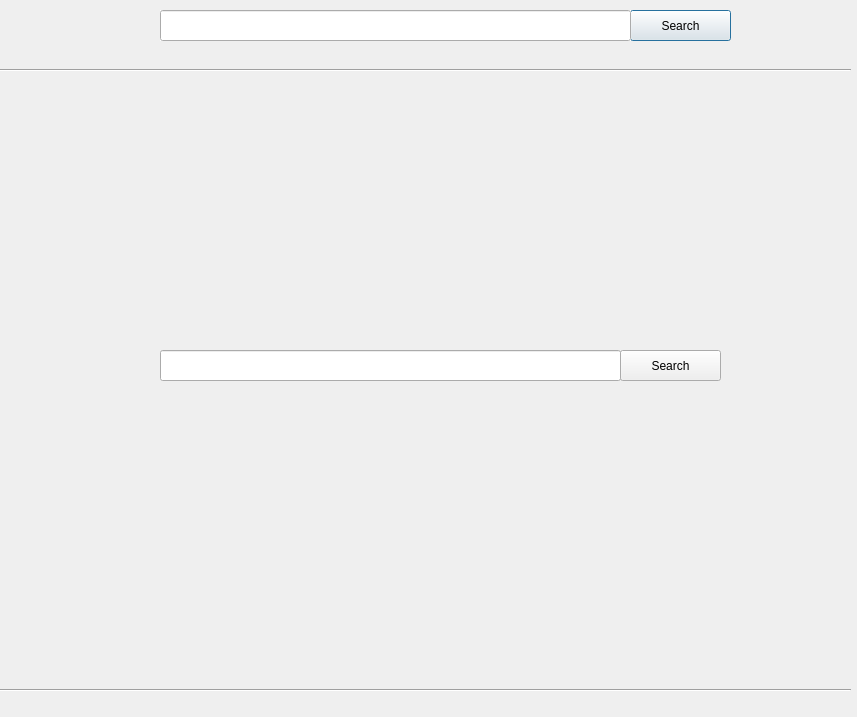
<?xml version="1.0" encoding="UTF-8"?>
<ui version="4.0">
 <class>Dialog</class>
 <widget class="QDialog" name="Dialog">
  <property name="geometry">
   <rect>
    <x>0</x>
    <y>0</y>
    <width>857</width>
    <height>717</height>
   </rect>
  </property>
  <property name="windowTitle">
   <string>Dialog</string>
  </property>
  <property name="autoFillBackground">
   <bool>true</bool>
  </property>
  <widget class="Line" name="topline">
   <property name="geometry">
    <rect>
     <x>0</x>
     <y>60</y>
     <width>851</width>
     <height>20</height>
    </rect>
   </property>
   <property name="orientation">
    <enum>Qt::Horizontal</enum>
   </property>
  </widget>
  <widget class="QPushButton" name="search2">
   <property name="geometry">
    <rect>
     <x>630</x>
     <y>10</y>
     <width>101</width>
     <height>31</height>
    </rect>
   </property>
   <property name="text">
    <string>Search</string>
   </property>
  </widget>
  <widget class="QLineEdit" name="searchbox2">
   <property name="enabled">
    <bool>true</bool>
   </property>
   <property name="geometry">
    <rect>
     <x>160</x>
     <y>10</y>
     <width>471</width>
     <height>31</height>
    </rect>
   </property>
   <property name="mouseTracking">
    <bool>true</bool>
   </property>
   <property name="autoFillBackground">
    <bool>true</bool>
   </property>
   <property name="text">
    <string/>
   </property>
  </widget>
  <widget class="Line" name="line_2">
   <property name="geometry">
    <rect>
     <x>0</x>
     <y>680</y>
     <width>851</width>
     <height>20</height>
    </rect>
   </property>
   <property name="orientation">
    <enum>Qt::Horizontal</enum>
   </property>
  </widget>
  <widget class="QLineEdit" name="searchbox1">
   <property name="enabled">
    <bool>true</bool>
   </property>
   <property name="geometry">
    <rect>
     <x>160</x>
     <y>350</y>
     <width>461</width>
     <height>31</height>
    </rect>
   </property>
   <property name="mouseTracking">
    <bool>true</bool>
   </property>
   <property name="text">
    <string/>
   </property>
  </widget>
  <widget class="QPushButton" name="search1">
   <property name="geometry">
    <rect>
     <x>620</x>
     <y>350</y>
     <width>101</width>
     <height>31</height>
    </rect>
   </property>
   <property name="text">
    <string>Search</string>
   </property>
  </widget>
 </widget>
 <resources/>
 <connections/>
</ui>
